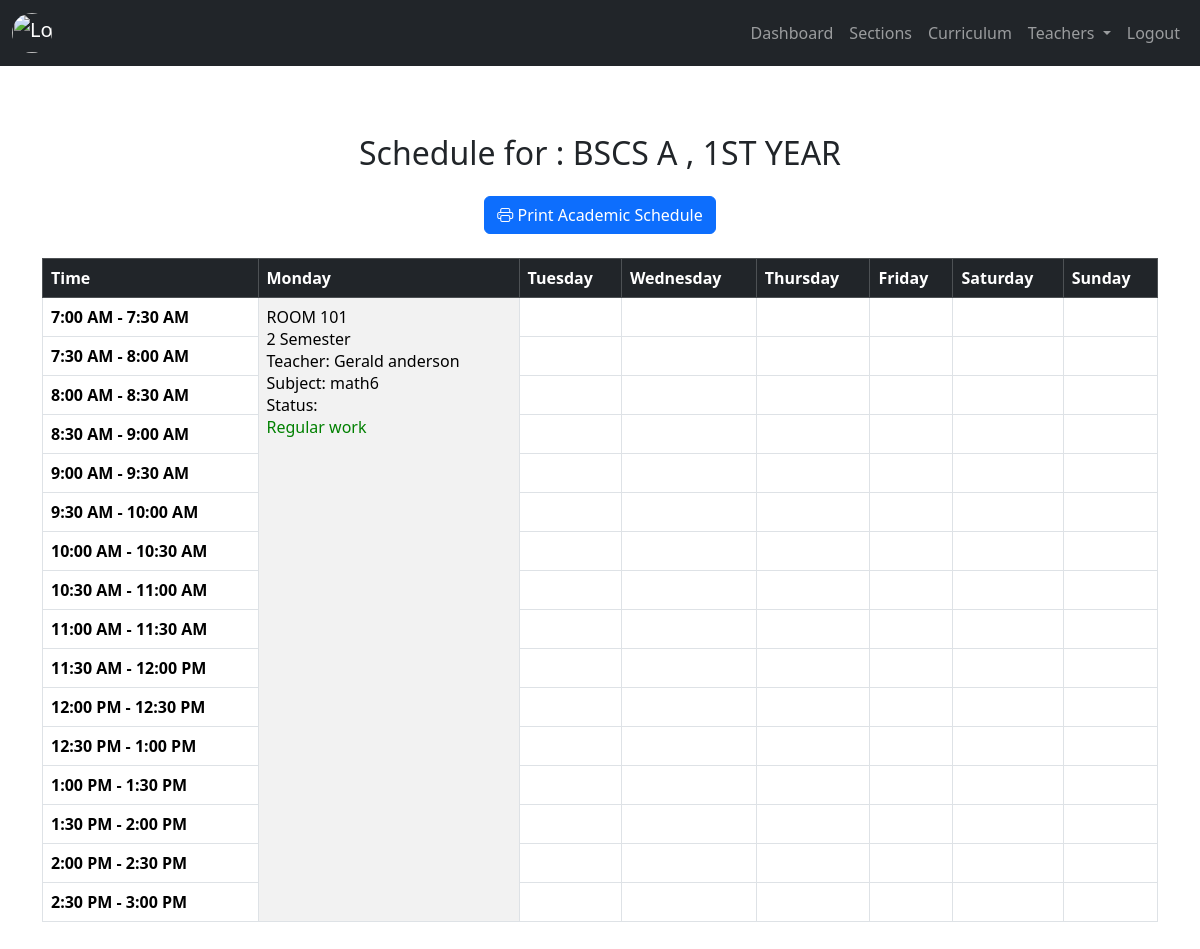
The app's page /admin/view_Section_schedule.php?sectionId=7 (signed in) with its own data.
### tables this page shows
CREATE TABLE `tblsection` (
  `sectionId` int(11) NOT NULL,
  `course` varchar(60) NOT NULL,
  `year_level` varchar(60) NOT NULL,
  `section` varchar(60) NOT NULL,
  `section_status` int(11) NOT NULL DEFAULT 1 COMMENT '0=archive, 1=exist'
);

CREATE TABLE `tblworkschedule` (
  `ws_id` int(11) NOT NULL,
  `ws_schedule_id` int(11) NOT NULL,
  `ws_sectionId` int(11) NOT NULL,
  `ws_roomCode` varchar(60) NOT NULL,
  `ws_CurriculumID` int(11) NOT NULL,
  `ws_subtStartTimeAssign` time NOT NULL,
  `ws_subtEndTimeAssign` time NOT NULL,
  `ws_typeOfWork` varchar(60) NOT NULL,
  `ws_ol_request_status` varchar(60) DEFAULT NULL,
  `ws_status` varchar(60) NOT NULL DEFAULT 'regular_work'
);

CREATE TABLE `tblcurriculum` (
  `subject_id` int(11) NOT NULL,
  `subject_code` varchar(60) NOT NULL,
  `subject_name` varchar(60) NOT NULL,
  `lab_num` int(11) NOT NULL,
  `lec_num` int(11) NOT NULL,
  `hours` int(11) NOT NULL,
  `semester` int(11) NOT NULL,
  `designated_year_level` int(11) NOT NULL,
  `subject_status` int(11) NOT NULL DEFAULT 1 COMMENT '0=archive,1=exist',
  `subject_sy` varchar(60) NOT NULL,
  `subject_date_added` timestamp NOT NULL DEFAULT current_timestamp() ON UPDATE current_timestamp()
);

### admin/backend/db.php (called while the page is built, shortened)
<?php
class db_connect
{
    public $host = db_host;
    public $user = db_user;
    public $pass = db_pass;
    public $name = db_name;
    public function connect()
    {
        try {
            $this->conn = new mysqli($this->host, $this->user, $this->pass, $this->name);
        } catch (\Throwable $th) {
            header("Location:setup.php");
        }
    }
}

### admin/backend/class.php (called while the page is built, shortened)
<?php
include ('db.php');
class global_class extends db_connect
{
    public function getSectionInfo($sectionId){
        $query = "
            SELECT *
            FROM tblsection as section
            WHERE section.sectionId = '$sectionId'
        ";
        $result = $this->conn->query($query);
        if ($result) {
            if ($result->num_rows > 0) {
                $schedules = $result->fetch_all(MYSQLI_ASSOC);
                return $schedules;
            } else {
                $result->free();
                return [];
            }
        } else {
            return false;
        }
    }
    public function view_AcademicSchedule_Section($sectionId)
    {
        $conn = $this->conn;
        $sql_time = "
            SELECT
                MIN(tws.ws_subtStartTimeAssign) AS min_start_time,
                MAX(tws.ws_subtEndTimeAssign) AS max_end_time
            FROM tblworkschedule tws
            JOIN tblschedule ts ON ts.sched_id = tws.ws_schedule_id
            WHERE tws.ws_sectionId = $sectionId
            AND (ws_ol_request_status IS NULL OR ws_ol_request_status = 'accept') AND YEAR(ts.sched_date_added) = YEAR(CURDATE())
        ";
        $result_time = $conn->query($sql_time);
        if ($result_time && $result_time->num_rows > 0) {
            $row_time = $result_time->fetch_assoc();
            $min_start_time = strtotime($row_time['min_start_time']);
            $max_end_time = strtotime($row_time['max_end_time']);
        } else {
            die("No schedule found for the specified teacher.");
        }
        $time_slots = [];
        $current_time = $min_start_time;
        while ($current_time < $max_end_time) {
            $start_time = date("g:i A", $current_time);
            $end_time = date("g:i A", $current_time + 1800);
            $time_slots[] = ['start' => $current_time, 'label' => "$start_time - $end_time"];
            $current_time += 1800;
        }
        $sql_schedule = "
            SELECT
    ts.sched_day,
    tws.ws_subtStartTimeAssign,
    tws.ws_subtEndTimeAssign,
    tws.ws_typeOfWork,
    tws.ws_status,
    tws.ws_roomCode,
    tc.subject_name,
    tc.semester,
    tsc.year_level,
    CONCAT(tsc.course, ' ', tsc.section) AS section,
    CONCAT(teacher.fname, ' ', teacher.mname, ' ', teacher.lname) AS teacherName
FROM tblschedule ts
JOIN tblworkschedule tws ON ts.sched_id = tws.ws_schedule_id
JOIN tblcurriculum tc ON tc.subject_id = tws.ws_CurriculumID
JOIN tblsection tsc ON tsc.sectionId = tws.ws_sectionId
JOIN tblfacultymember teacher ON teacher.teacher_id = ts.sched_teacher_id
WHERE tws.ws_sectionId = $sectionId AND YEAR(ts.sched_date_added) = YEAR(CURDATE())
ORDER BY
    FIELD(ts.sched_day, 'monday', 'tuesday', 'wednesday', 'thursday', 'friday', 'saturday', 'sunday'),
    tws.ws_subtStartTimeAssign;
        ";
        $result_schedule = $conn->query($sql_schedule);
        $schedule = [];
        while ($row_schedule = $result_schedule->fetch_assoc()) {
            $day = ucfirst($row_schedule['sched_day']);
            $start_time = strtotime($row_schedule['ws_subtStartTimeAssign']);
            $end_time = strtotime($row_schedule['ws_subtEndTimeAssign']);
            $schedule[$day][] = [
                'start_time' => $start_time,
                'end_time' => $end_time,
                'work' => $row_schedule['ws_typeOfWork'],
                'room' => $row_schedule['ws_roomCode'],
                'subject_name' => $row_schedule['subject_name'],
                'section' => $row_schedule['section'],
                'ws_status' => $row_schedule['ws_status'],
                'year_level' => $row_schedule['year_level'],
                'semester' => $row_schedule['semester'],
                'teacherName' => ucfirst($row_schedule['teacherName']),
            ];
        }
        return [
            'schedule' => $schedule,
            'time_slots' => $time_slots
        ];
    }
}

### admin/backend/end-points/fetchAcademicSchedule_Section.php (the view, shortened to what this page needs)
<h2 class="text-center mb-4">Schedule for : <span id="SectionName"><?= $sectionDetails; ?></span></h2>
<div class="text-center mb-4">
    <button onclick="printAcademicSchedule_Section()" class="btn btn-primary">
        <i class="bi bi-printer"></i> Print Academic Schedule
    </button>
</div>
<?php
$academic_schedule = $view_AcademicSchedule['schedule'];
$time_slots = $view_AcademicSchedule['time_slots'];
$noScheduleFound = true;
foreach ($time_slots as $slot_index => $slot) {
    foreach (array_keys($academic_schedule) as $day) {
        if (!empty($academic_schedule[$day])) {
            $noScheduleFound = false;
            break 2;
        }
    }
}
if ($noScheduleFound) {
    echo '<div class="alert alert-warning text-center">No schedule found</div>';
} else {
    ?>
    <div class="table-responsive">
        <table class="table table-bordered" id="academicScheduleTable_Section">
            <thead class="table-dark">
                <tr>
                    <th>Time</th>
                    <th>Monday</th>
                    <th>Tuesday</th>
                    <th>Wednesday</th>
                    <th>Thursday</th>
                    <th>Friday</th>
                    <th>Saturday</th>
                    <th>Sunday</th>
                </tr>
            </thead>
            <tbody>
            <?php
                $day_trackers = array_fill_keys(['Monday', 'Tuesday', 'Wednesday', 'Thursday', 'Friday', 'Saturday', 'Sunday'], 0);
                foreach ($time_slots as $slot_index => $slot): ?>
                    <?php
                    $row_covered = false;
                    ?>
                    <tr style="<?= $row_covered ? 'background-color: #f2f2f2;' : ''; ?>">
                        <td class="fw-bold"><?= $slot['label']; ?></td>
                        <?php foreach (array_keys($day_trackers) as $day): ?>
                            <?php
                            if ($day_trackers[$day] > 0) {
                                $day_trackers[$day]--;
                                continue;
                            }
                            $merged = false;
                            foreach ($academic_schedule[$day] ?? [] as $key => $entry) {
                                $entry_start = $entry['start_time'];
                                $entry_end = $entry['end_time'];
                                $status = str_replace('_', ' ', ucfirst($entry['ws_status']));
                                $color = ($entry['ws_status'] === "regular_work") ? "green" : "red";
                                if ($entry_start >= $slot['start'] && $entry_start < $slot['start'] + 1800) {
                                    $rowspan = ceil(($entry_end - $entry_start) / 1800);
                                    echo "<td rowspan='$rowspan' class='schedule-entry' data-section='" .
                                         (isset($entry['section']) ? htmlspecialchars($entry['section']) : 'Vacant Hours') . "' style='background-color: #f2f2f2;'>";
                                   echo "<div>{$entry['room']}</div>";
                                   echo "<div>{$entry['semester']} Semester</div>";
                                   echo "<div>Teacher: {$entry['teacherName']}</div>";
                                   echo "<div>Subject: {$entry['subject_name']}</div>";
                                   echo "<div>Status: <div style='color: $color;'>$status</div></div>";
                                   echo "</td>";
                                   $day_trackers[$day] = $rowspan - 1;
                                   unset($academic_schedule[$day][$key]);
                                   $merged = true;
                                   break;
                                }
                            }
                            if (!$merged) {
                                echo "<td></td>";
                            }
                            ?>
                        <?php endforeach; ?>
                    </tr>
                <?php endforeach; ?>
            </tbody>
        </table>
    </div>
<?php } ?>

### records on screen
tblsection: sectionDetails "BSCS A , 1ST YEAR"
tblworkschedule: ws_roomCode "ROOM 101", ws_CurriculumID.semester "2", teacherName "Gerald anderson", ws_CurriculumID.subject_name "math6", ws_status "Regular work"

### other values on screen
$slot['label'] "7:00 AM - 7:30 AM"
$slot['label'] "7:30 AM - 8:00 AM"
$slot['label'] "8:00 AM - 8:30 AM"
$slot['label'] "8:30 AM - 9:00 AM"
$slot['label'] "9:00 AM - 9:30 AM"
$slot['label'] "9:30 AM - 10:00 AM"
$slot['label'] "10:00 AM - 10:30 AM"
$slot['label'] "10:30 AM - 11:00 AM"
$slot['label'] "11:00 AM - 11:30 AM"
$slot['label'] "11:30 AM - 12:00 PM"
$slot['label'] "12:00 PM - 12:30 PM"
$slot['label'] "12:30 PM - 1:00 PM"
$slot['label'] "1:00 PM - 1:30 PM"
$slot['label'] "1:30 PM - 2:00 PM"
$slot['label'] "2:00 PM - 2:30 PM"
